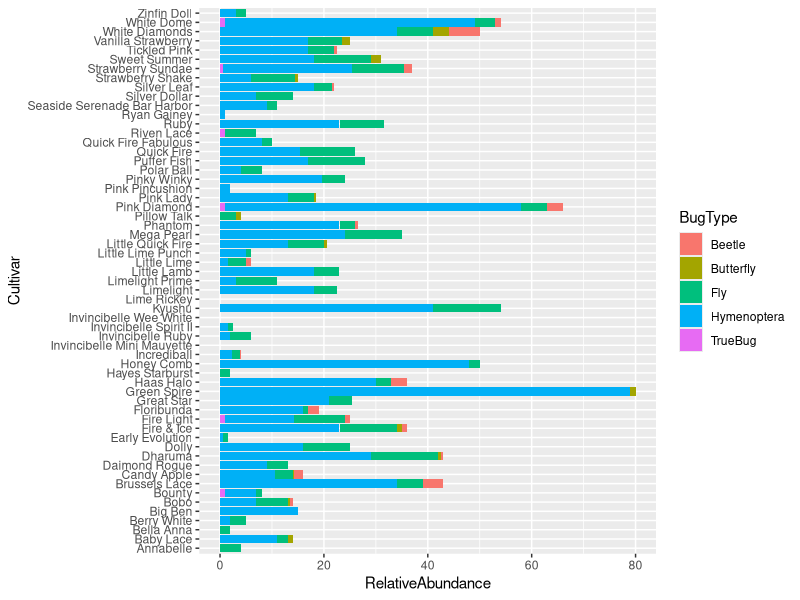
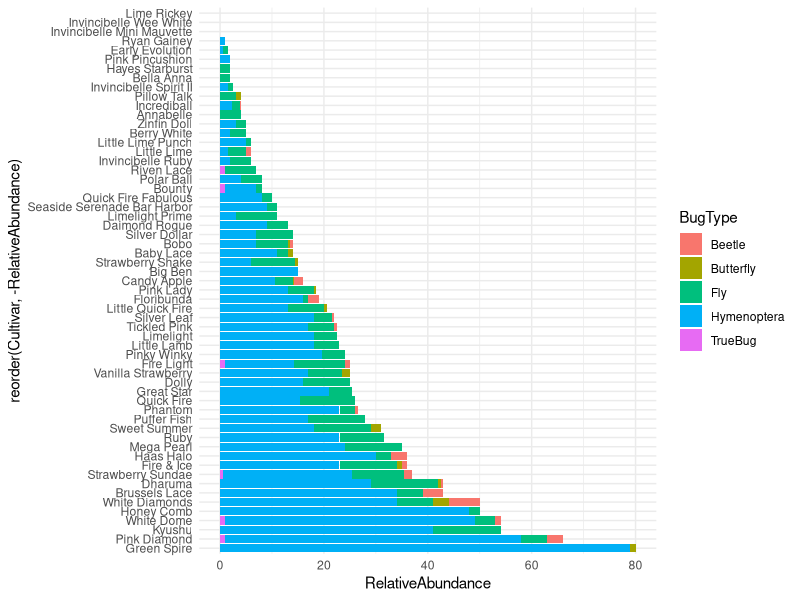
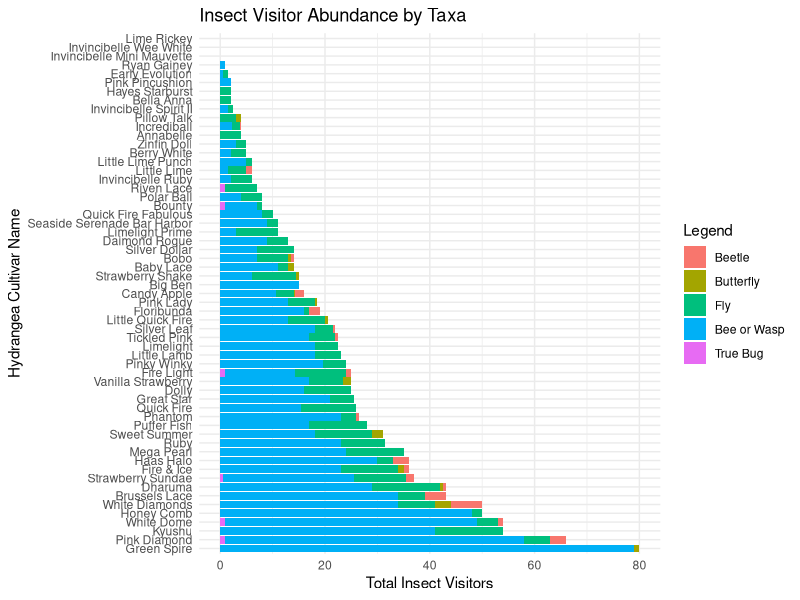
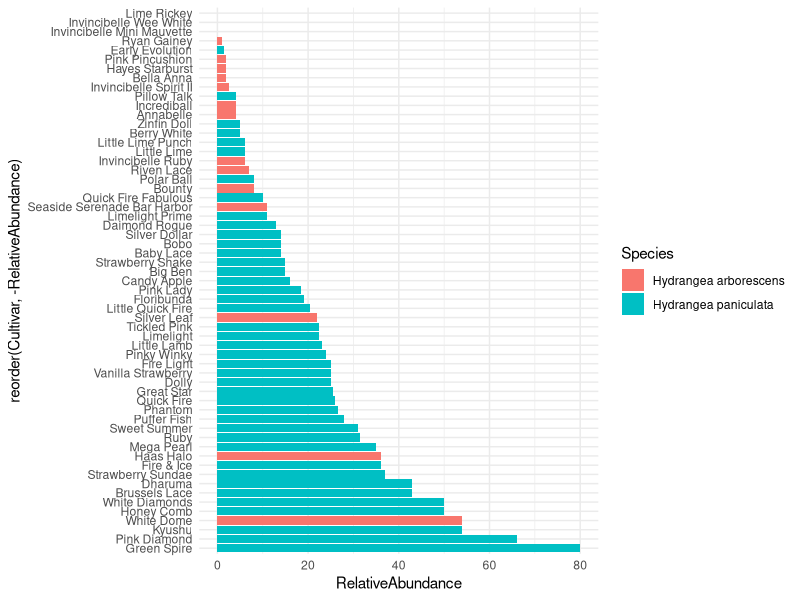
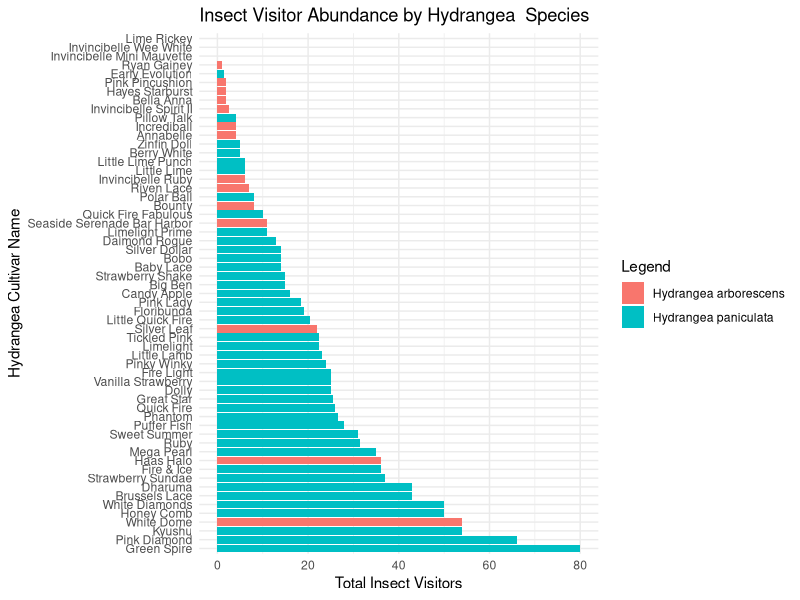
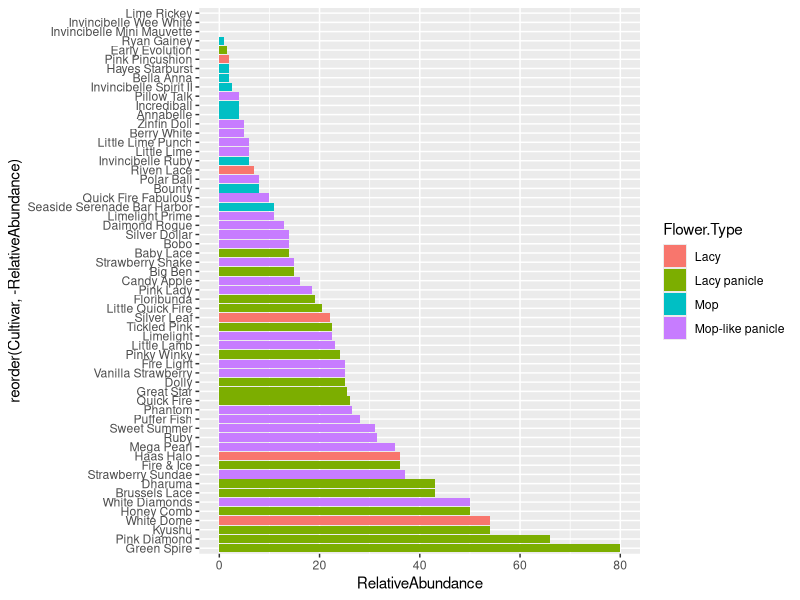
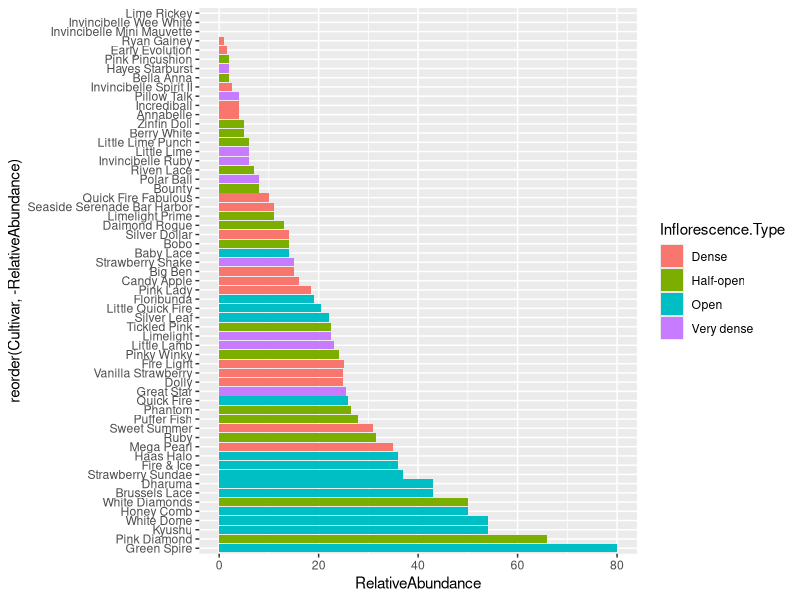
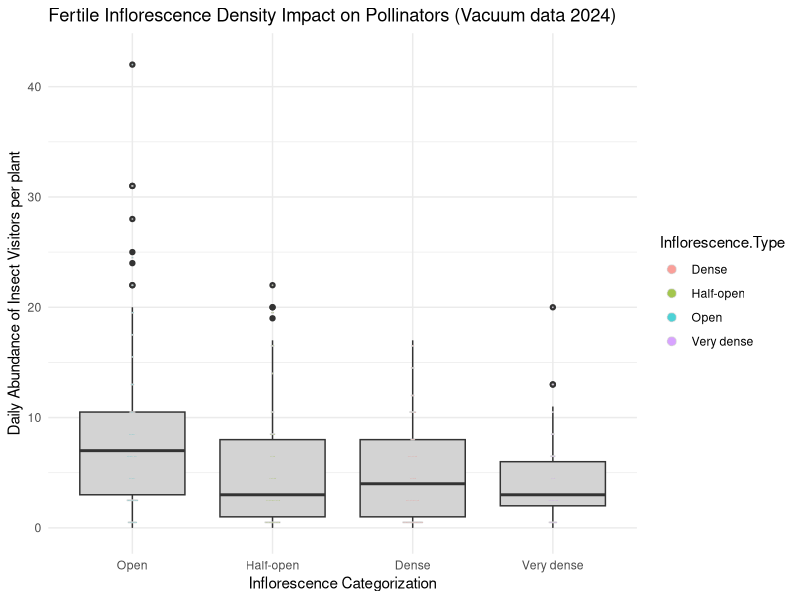

Here is the R script that generated these plots, in order:
########################################

#Set up working directory
####################################

getwd()
setwd("~/School/2024 Semester 1/Jude Ogden/Hydrangea_code/data in use")
rm(list = ls(all = TRUE)) #blanks out your values 

###########################################
#Load data
##########################################

#d_vials<-read.csv("InsectData_Cleaned_1.csv")
#d_vials$Cerambycidae = as.numeric(d_vials$Cerambycidae)
#d_visual<- read.csv("VisualSurveys.csv")
dmerge = read.csv("dmergeFINAL.csv")

######################################################
#load libraries
######################################################
#install.packages(tidyverse)
library(tidyverse)
library(tidytext)
library(lubridate)
library(ggplot2)

##########################################################################MMergicleaning data -- I ended up cleaning the merge in Excel and saving it as dmergeFINAL.csv 
###############################################################################

#d_vials2 = d_vials[,4:50]
#d_vials$sum = rowSums(d_vials2)
#write.csv(d_vials,"~/School/2024 Semester 1/Jude Ogden/Hydrangea_code/data in use/d_vials.csv", row.names = TRUE)

#d_none = d_visual[d_visual$NoVialSample == 1,] #create a separate dataframe of null values 

#dmerge <- merge(d_vials,d_visual,by=c("Date","Tag.Number"))
#OK the  merge worked but it removed all the rows where we collected information but didn't collect a vial
#write.csv(dmerge,"~/School/2024 Semester 1/Jude Ogden/Hydrangea_code/data in use/dmerge.csv", row.names = TRUE)

#write.csv(d_none,"~/School/2024 Semester 1/Jude Ogden/Hydrangea_code/data in use/d_none.csv", row.names = TRUE)


####################################################
#aggregation attempts for insect abundance 
#####################################################

#convert date into a date format 
dmerge$Date = as.Date(dmerge$Date,origin = "1900-01-01")

#### Let's aggregate just by cultivar 

dmerge7 = dmerge %>% 
  group_by(Cultivar)%>% 
  summarize(TotalSpiders = sum(Araneae),
            TotalBeetles = sum(across(c(Chauliognathus:Scarabaeoidea))),
            TotalFlies = sum(across(c(Diptera:Ulidiidae))),
            TotalTrueBugs = sum(across(c(Hemiptera:Reduviidae))), 
            TotalHymenoptera = sum(across(c(Hymenoptera:Dolichovespula))),
            TotalButterflies = sum(across(c(Lepidoptera:Vanessa.atalanta)))) 
print(dmerge7, n = 25)

dmerge7 = dmerge7[-1,] #remove the NA row 
print(dmerge7, n = 25)

#OK this is looking good but we need to also divide it by how many plants we have of each cultivar 

#How many plants of each cultivar do we have? (thank you Jude)
tag_test = dmerge %>% 
  group_by(Cultivar) %>%
  summarise(num_plants = n_distinct(Tag.Number)) 
print(tag_test, n = 15)

dAgg2 = dmerge7 %>% 
  left_join(tag_test,
            by = "Cultivar") %>% 
  mutate(
    RelAbundanceSpiders = TotalSpiders/num_plants,
    RelTotalBeetles = TotalBeetles/num_plants,
    RelTotalFlies = TotalFlies/num_plants,
    RelTotalTrueBugs = TotalTrueBugs/num_plants,
    RelTotalHymenoptera = TotalHymenoptera/num_plants,
    RelTotalButterflies = TotalButterflies/num_plants) %>% 
  select(
    Cultivar, 
    RelTotalBeetles,
    RelTotalFlies,
    RelTotalTrueBugs,
    RelTotalHymenoptera,
    RelTotalButterflies)
print(dAgg2, n = 15, na.print = "")

#To create STACKED barcharts in ggplot2, we need the counts categorized by insect type

#export DAgg2 


#write.csv(dAgg2, "~/School/2024 Semester 1/Jude Ogden/Hydrangea_code/backup data/DAgg2.csv",row.names = TRUE)

#using DAgg2, created a csv file named DAgg3 inside of 'data in use' folder formatted to work well for a stacked bargraph in ggplot 3 

#It would actually be cleaner to do all our data manipulation and creation of dataframes within R, but I don't know how to offhand, so Excel is faster for now 


####################################################
#Time for the plots
######################################################
#https://www.sthda.com/english/wiki/ggplot2-barplots-quick-start-guide-r-software-and-data-visualization

#BARCHARTS 
#------------------------------------------------------------------------

#Load libraries
library(ggplot2)

#Load data 
DAgg3 = read.csv("DAgg3.csv")

#ggplot stacked and horizontal 
ggplot(data = DAgg3,
       aes(x = Cultivar, y = RelativeAbundance, fill = BugType)) + 
  geom_bar(stat = "identity") + 
  coord_flip()

#Source: https://www.datanovia.com/en/blog/ggplot-legend-title-position-and-labels/ 

#Descending ggplot2 by bug type 
vials_p1 = ggplot(data = DAgg3,
       aes(x = reorder(Cultivar, -RelativeAbundance), y = RelativeAbundance, fill = BugType)) + 
  geom_bar(stat = "identity") + 
  coord_flip() + 
  theme_minimal()
vials_p1
vials_p1 + scale_fill_discrete(name = "Legend", labels = c("Beetle","Butterfly","Fly","Bee or Wasp","True Bug")) + ggtitle("Insect Visitor Abundance by Taxa") + ylab("Total Insect Visitors") + xlab("Hydrangea Cultivar Name")

#Descending ggplot2 by hydrangea species 
vials_p2 = ggplot(data = DAgg3,
       aes(x = reorder(Cultivar, -RelativeAbundance), y = RelativeAbundance, fill = Species)) + 
  geom_bar(stat = "identity") + 
  coord_flip() + 
  theme_minimal()
vials_p2
vials_p2 + scale_fill_discrete(name = "Legend") + ggtitle("Insect Visitor Abundance by Hydrangea  Species") + ylab("Total Insect Visitors") + xlab("Hydrangea Cultivar Name")

#Descending ggplot2 by flower type 
ggplot(data = DAgg3,
       aes(x = reorder(Cultivar, -RelativeAbundance), y = RelativeAbundance, fill = Flower.Type)) + 
  geom_bar(stat = "identity") + 
  coord_flip()

#Descending ggplot2 by inflorescence type 
ggplot(data = DAgg3,
       aes(x = reorder(Cultivar, -RelativeAbundance), y = RelativeAbundance, fill = Inflorescence.Type)) + 
  geom_bar(stat = "identity") + 
  coord_flip()

#BOXPLOTS
#-----------------------------------------------------------------------

#Boxplot comparing dense, half-open, open, and very dense using non-aggregated data (more accurate) 

#note: even though zero data makes the boxplot look  meessy, make sure to include it 

dmerge$group = factor(dmerge$Inflorescence.Type, c("Open","Half-open","Dense","Very dense"))
dmerge = dmerge[dmerge$Inflorescence.Type != "#N/A",] #remove N/As 

p = ggplot(data = dmerge, 
           aes(x = group, y = TotalInsects, fill = Inflorescence.Type)) + 
  geom_boxplot(fill = "lightgray") + 
  geom_dotplot(binaxis = 'y', 
               stackdir = 'center', 
               dotsize = 0.05, 
               alpha = 0.7, 
               color = "lightgray") + 
  theme_minimal() + 
  labs(x = "Inflorescence Categorization", 
       y = "Daily Abundance of Insect Visitors per plant",
       title = "Fertile Inflorescence Density Impact on Pollinators (Vacuum data 2024)")
p
p + theme(legend.position = "none") #remove the legend 

#-------------------------------------------------------------------
#Boxplot comparing hydrangea species using non-aggregated data (more accurate) 

#note: even though zero data makes the boxplot look  messy, make sure to include it 
dmerge$group = factor(dmerge$Species, c("Hydrangea arborescens","Hydrangea paniculata"))
dmerge = dmerge[dmerge$Species != "#N/A",] #remove N/As 

p = ggplot(data = dmerge, 
           aes(x = group, y = TotalInsects, fill = Species)) + 
  geom_boxplot(fill = "lightgray") + 
  geom_dotplot(binaxis = 'y', 
               stackdir = 'center', 
               dotsize = 0.05, 
               alpha = 0.7, 
               color = "lightgray") + 
  theme_minimal() + 
  labs(x = "Hydrangea Species", 
       y = "Daily Abundance of Insect Visitors per plant",
       title = "Hydrangea Species Impact on Pollinators (Vacuum data 2024)")
p
p + theme(legend.position = "none") #remove the legend 


#-----------------------------------------------------------------------

### MAKING A BOX PLOT WHERE THE Y AXIS REPRESENTS THE TOTAL NUMBER insect that visted a given panicle with the open to very dense characteristics, divided by the  number of panicles on the bush 
#https://www.geeksforgeeks.org/how-to-reorder-boxplots-in-r-with-ggplot2/?ref=ml_lbp

#For standard errors, we need to plotrix package 
#install.packages("plotrix")
#https://www.geeksforgeeks.org/calculate-standard-error-in-r/ 
#I looked into making standard error bars but it looked super terrible 

#reorganize it by open, half open, dense, very dense 
#https://www.geeksforgeeks.org/how-to-reorder-boxplots-in-r-with-ggplot2/?ref=ml_lbp 

DAgg3$group = factor(DAgg3$Inflorescence.Type, c("Open","Half-open","Dense","Very dense"))

p = ggplot(data = DAgg3, 
       aes(x = group, y = RelativeAbundance, fill = Inflorescence.Type)) + 
  geom_boxplot(fill = "lightgray") + 
  geom_dotplot(binaxis = 'y', 
               stackdir = 'center', 
               dotsize = 0.5, 
               alpha = 0.7, 
               color = "black") + 
  theme_minimal() + 
  labs(x = "Inflorescence Categorization", 
       y = "Relative Abundance of Insect Visitors per Cultivar",
       title = "Hydrangea Panicle Categorization and its Influence on Recorded Visitor Populations (Vacuum data 2024)")
p
p + theme(legend.position = "none") #remove the legend 

#boxplot by species

#reorganize it by hydrangea species 
#https://www.geeksforgeeks.org/how-to-reorder-boxplots-in-r-with-ggplot2/?ref=ml_lbp 

DAgg3$group = factor(DAgg3$Species, c("Hydrangea arborescens","Hydrangea paniculata"))

p = ggplot(data = DAgg3, 
           aes(x = group, y = RelativeAbundance, fill = Species)) + 
  geom_boxplot(fill = "lightgray") + 
  geom_dotplot(binaxis = 'y', 
               stackdir = 'center', 
               dotsize = 0.5, 
               alpha = 0.7, 
               color = "black") + 
  theme_minimal() + 
  labs(x = "Inflorescence Categorization", 
       y = "Avg. # Insect Visitors per Cultivar",
       title = "Panicle Species and its Influence on Recorded Visitor Populations (Vacuum data 2024)")
p
p + theme(legend.position = "none") #remove the legend 
